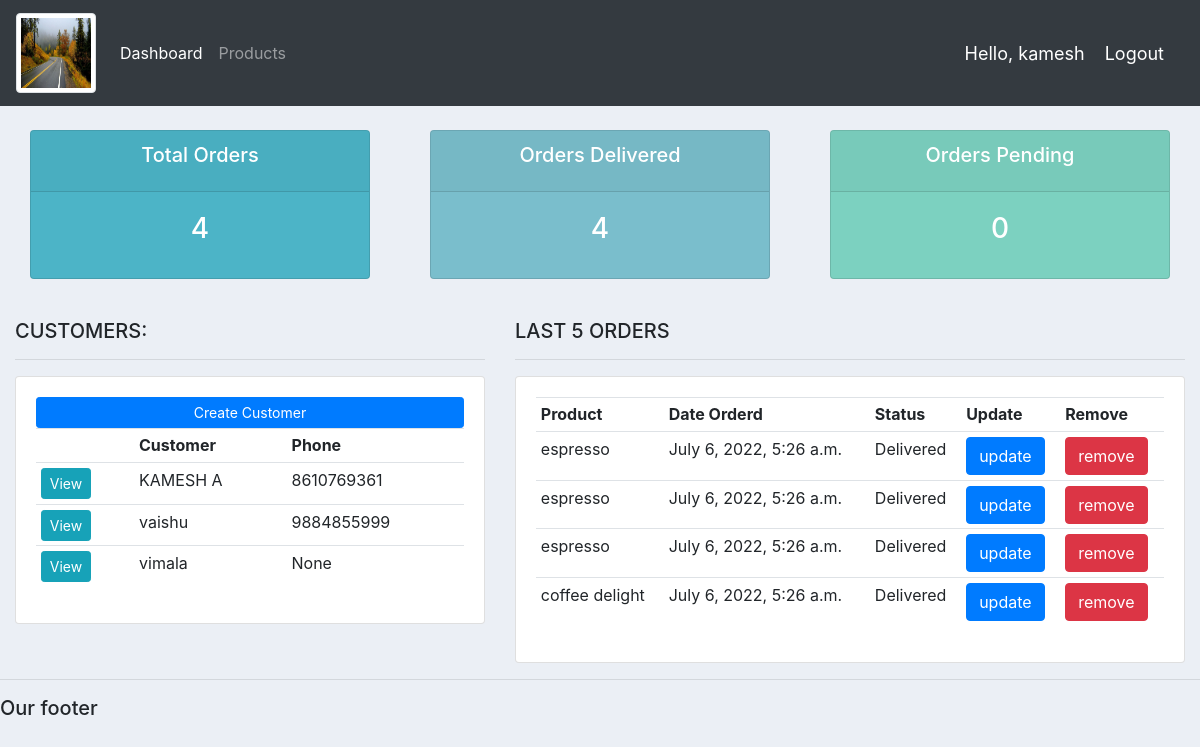
The app's page / (signed in) with its own data.
### accounts/models.py (models this page shows, shortened)
class Customer(models.Model):
	user = models.OneToOneField(User,null=True,on_delete=models.CASCADE)
	name = models.CharField(max_length=200, null=True)
	phone = models.CharField(max_length=200, null=True)
	email = models.CharField(max_length=200, null=True)
	profile_pic = models.ImageField(default="profile1.png", null=True, blank=True)
	date_created = models.DateTimeField(auto_now_add=True, null=True)

class Order(models.Model):
	STATUS = (
			('Pending', 'Pending'),
			('Out for delivery', 'Out for delivery'),
			('Delivered', 'Delivered'),
			)
	customer = models.ForeignKey(Customer, null=True, on_delete= models.SET_NULL)
	product = models.ForeignKey(Product, null=True, on_delete= models.SET_NULL)
	date_created = models.DateTimeField(auto_now_add=True, null=True)
	status = models.CharField(max_length=200, null=True, choices=STATUS)

class Product(models.Model):
	CATEGORY = (
			('Indoor', 'Indoor'),
			('Out Door', 'Out Door'),
			)
	name = models.CharField(max_length=200, null=True)
	price = models.FloatField(null=True)
	category = models.CharField(max_length=200, null=True, choices=CATEGORY)
	description = models.CharField(max_length=200, null=True, blank=True)
	date_created = models.DateTimeField(auto_now_add=True, null=True)
	tags = models.ManyToManyField(Tag)
	def __str__(self):
		return self.name

### accounts/decorators.py (the view)
	def wrapper_function(request, *args, **kwargs):
		group = None
		if request.user.groups.exists():
			group = request.user.groups.all()[0].name
		if group == 'customer':
			return redirect('user-page')
		if group == 'admin':
			return view_func(request, *args, **kwargs)

### accounts/views.py (called while the page is built)
@login_required(login_url='login')
@admin_only
def home(request):
	customers = Customer.objects.all()
	orders = Order.objects.all()
	total_orders = orders.count()
	pending = orders.filter(status='Pending').count()
	delivered = orders.filter(status='Delivered').count()
	context = {
		'customers':customers,
		'orders':orders,
		'total_orders':total_orders,
		'pending':pending,
		'delivered':delivered,
	}
	return render(request, 'accounts/dashboard.html',context)

### accounts/templates/accounts/dashboard.html
{%  extends 'accounts/main.html' %}
{% block content %}
{%  include 'accounts/status.html' %}
<br>
<div class="row">
	<div class="col-md-5">
		<h5>CUSTOMERS:</h5>
		<hr>
		<div class="card card-body">
			<a class="btn btn-primary  btn-sm btn-block" href="">Create Customer</a>
			<table class="table table-sm">
				<tr>
					<th></th>
					<th>Customer</th>
					<th>Phone</th>
				</tr>
				{% for customer in customers %}
				<tr>
						<td><a class="btn btn-sm btn-info" href="{% url 'customer' customer.id %}">View</a></td>
					<td>{{customer.name}}</td>
					<td> {{customer.phone}} </td>
				</tr>
				{% endfor %}
			</table>
		</div>
	</div>
	<div class="col-md-7">
		<h5>LAST 5 ORDERS</h5>
		<hr>
		<div class="card card-body">
			<table class="table table-sm">
				<tr>
					<th>Product</th>
					<th>Date Orderd</th>
					<th>Status</th>
					<th>Update</th>
					<th>Remove</th>
				</tr>
				{% for order in orders %}
					<tr>
						<td>{{order.product}}</td>
						<td>{{order.date_created}}</td>
						<td>{{order.status}}</td>
						<td><a href="{% url 'update_order' order.id%}"><button class="btn btn-primary">update</button></a></td>
						<td><a href="{% url 'delete_order' order.id%}"><button class="btn btn-danger">remove</button></a></td>
					</tr>
				{% endfor %}
			</table>
		</div>
	</div>
</div>
{% endblock %}

### accounts/templates/accounts/navbar.html (shortened to what this page needs)
{% load static %}
<nav class="navbar navbar-expand-lg navbar-dark bg-dark">
  <a class="navbar-brand" href="#"><img class="img-thumbnail rounded" src="{% static 'images/logo.jpg' %}" alt=""></a>
  <div class="collapse navbar-collapse" id="navbarNav">
    <ul class="navbar-nav">
      {% if request.user.is_staff %}
      <li class="nav-item active">
        <a class="nav-link" href="{% url 'home' %}">Dashboard</a>
      </li>
      <li class="nav-item">
        <a class="nav-link" href="{% url 'products' %}">Products</a>
      </li>
      {% else %}
       <li class="nav-item">
        <a class="nav-link" href="{% url 'account' %}">Settings</a>
      </li>
      {% endif %}
    </ul>
  </div>
  <span class="hello-msg">Hello, {{request.user}}</span>
  <span ><a  class="hello-msg" href="{% url 'logout' %}">Logout</a></span>
</nav>

### static/css/main.css (style rules this page uses)
.navbar-brand img { width: 80px; height: 80px; }
body { background-color: #ebeff5; }

### accounts/templates/accounts/navbar.html (style rules this page uses)
.hello-msg { font-size: 18px; color: #fff; margin-right: 20px; }

### records on screen
Customer: name "KAMESH A", phone "8610769361"
Customer: name "vaishu", phone "9884855999"
Customer: name "vimala", phone "None"
Order: product "espresso", date_created "July 6, 2022, 5:26 a.m.", status "Delivered"
Order: product "espresso", date_created "July 6, 2022, 5:26 a.m.", status "Delivered"
Order: product "espresso", date_created "July 6, 2022, 5:26 a.m.", status "Delivered"
Order: product "coffee delight", date_created "July 6, 2022, 5:26 a.m.", status "Delivered"

### other values on screen
{{ request.user }} "kamesh"
{{ total_orders }} "4"
{{ delivered }} "4"
{{ pending }} "0"
